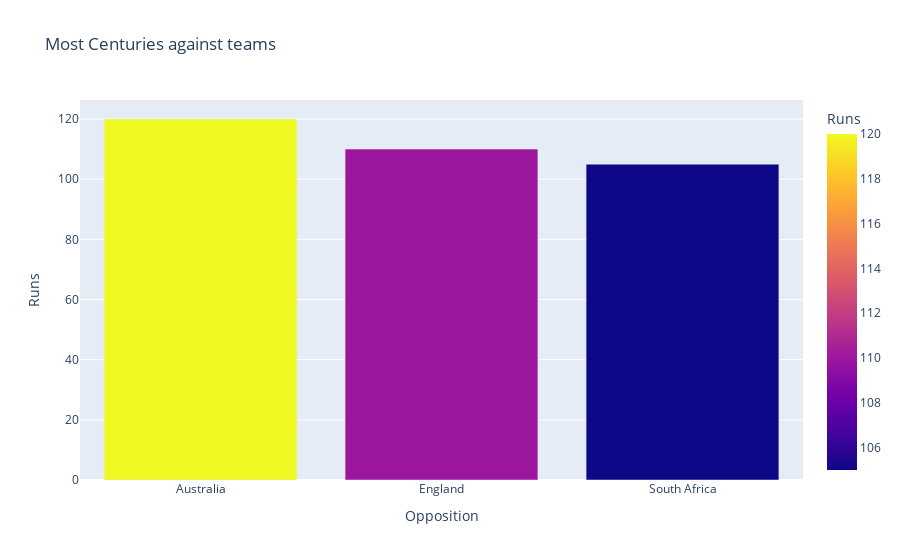

Here is the notebook cell this chart was saved with:
### Code cell
centuries = ({
    "Opposition": ["Australia", "England", "South Africa"],
    "Runs": [120, 110, 105]
})



figure = px.bar(centuries, x = "Opposition", y = "Runs",
               color = "Runs", title = "Most Centuries against teams")

figure.show()

### Figure 1 — Plotly figure (JSON) as saved in the notebook; plotly's stock layout.template omitted (floating-point values rounded to 4 significant figures)
{"data": [{"alignmentgroup": "True", "hovertemplate": "Opposition=%{x}<br>Runs=%{marker.color}<extra></extra>", "legendgroup": "", "marker": {"color": [120, 110, 105], "coloraxis": "coloraxis", "pattern": {"shape": ""}}, "name": "", "offsetgroup": "", "orientation": "v", "showlegend": false, "textposition": "auto", "type": "bar", "x": ["Australia", "England", "South Africa"], "xaxis": "x", "y": [120, 110, 105], "yaxis": "y"}], "layout": {"barmode": "relative", "coloraxis": {"colorbar": {"title": {"text": "Runs"}}, "colorscale": [[0, "#0d0887"], [0.1111, "#46039f"], [0.2222, "#7201a8"], [0.3333, "#9c179e"], [0.4444, "#bd3786"], [0.5556, "#d8576b"], [0.6667, "#ed7953"], [0.7778, "#fb9f3a"], [0.8889, "#fdca26"], [1, "#f0f921"]]}, "legend": {"tracegroupgap": 0}, "title": {"text": "Most Centuries against teams"}, "xaxis": {"anchor": "y", "domain": [0, 1], "title": {"text": "Opposition"}}, "yaxis": {"anchor": "x", "domain": [0, 1], "title": {"text": "Runs"}}}}
